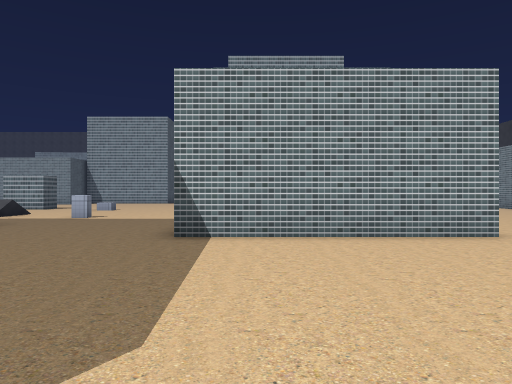
View 1 (above)

24 first-person views from a walk through a 3-D level made in the Unity game engine. The camera is 1.5 m above the floor, looks level and sees 70° across. The floor is counted in squares, 1.87 m on a side. Each view is taken from the middle of a square. On the plan, view 1 faces up. The plan holds only what a view shows up to about 12 squares ahead; the rest is blank. The place goes on beyond the plan. The player character is not drawn. Some surface patterns are stand-ins.

View 2
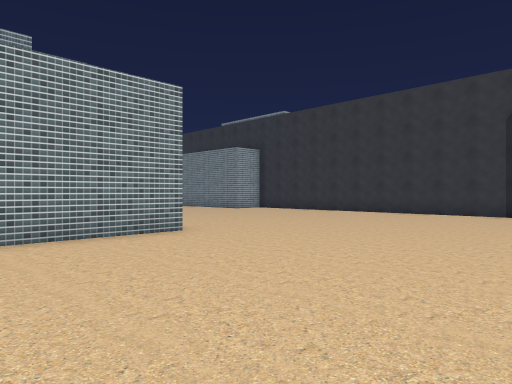

View 3
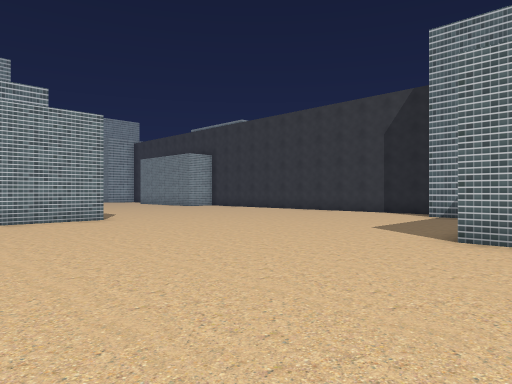

View 4
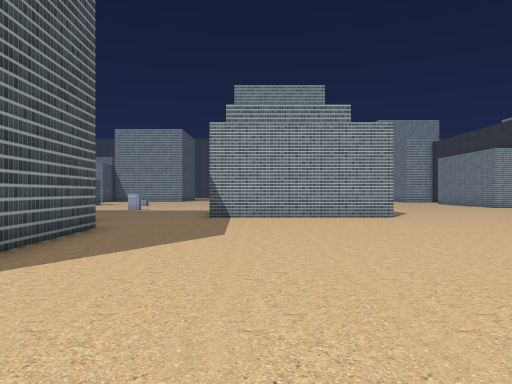

View 5
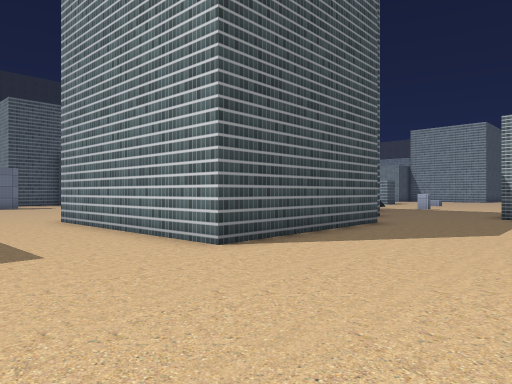

View 6
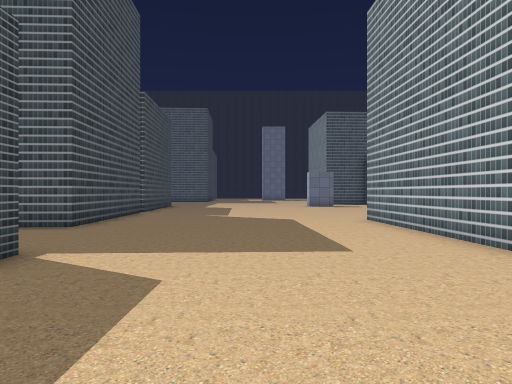

View 7
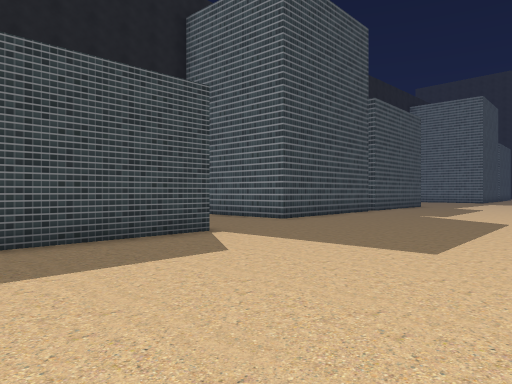

View 8
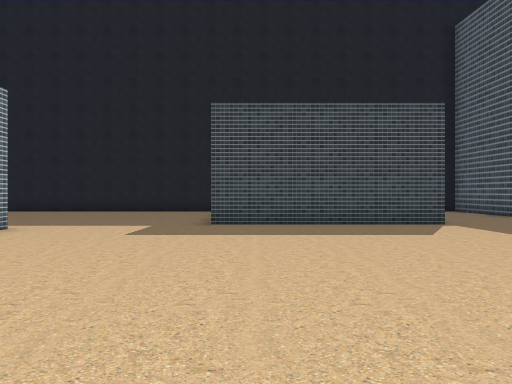

View 9
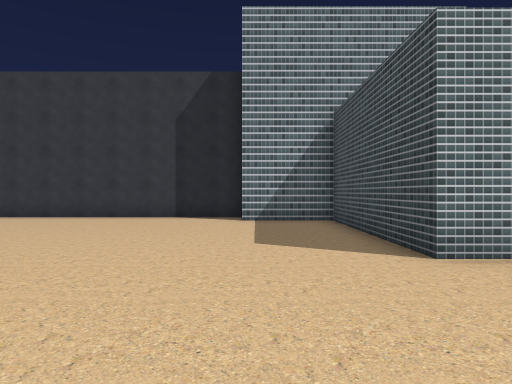

View 10
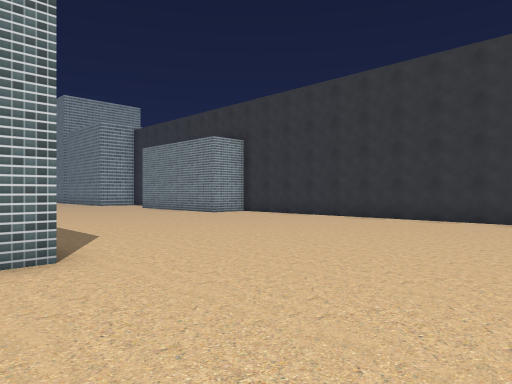

View 11
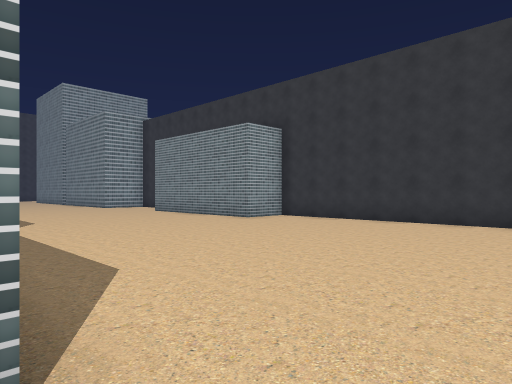

View 12
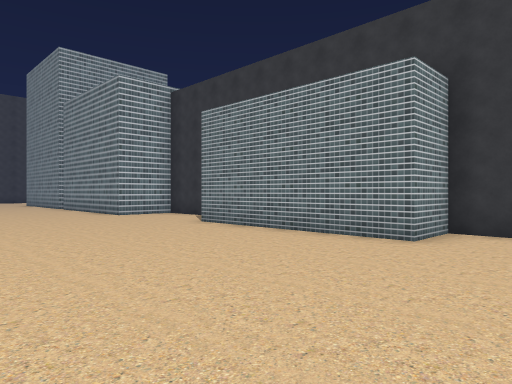

View 13
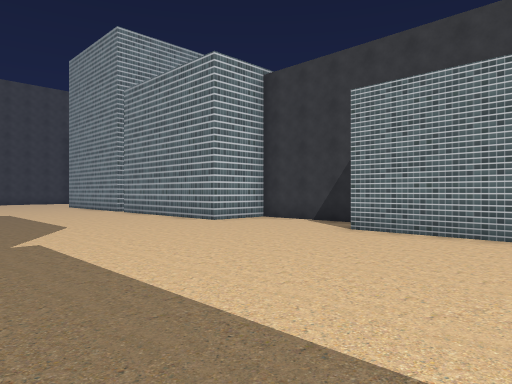

View 14
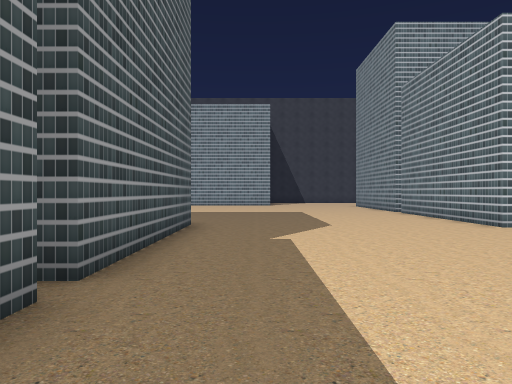

View 15
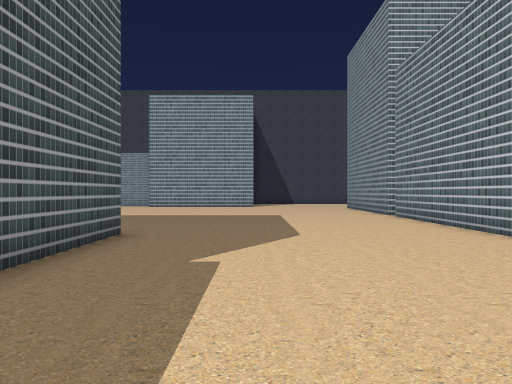

View 16
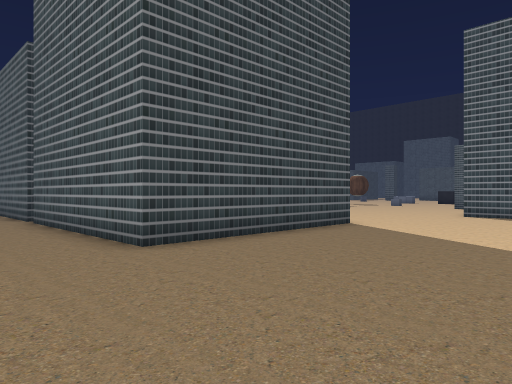

View 17
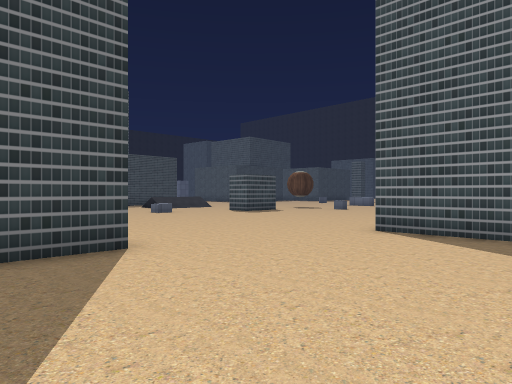

View 18
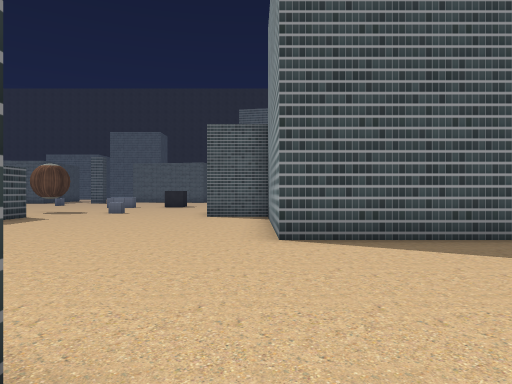

View 19
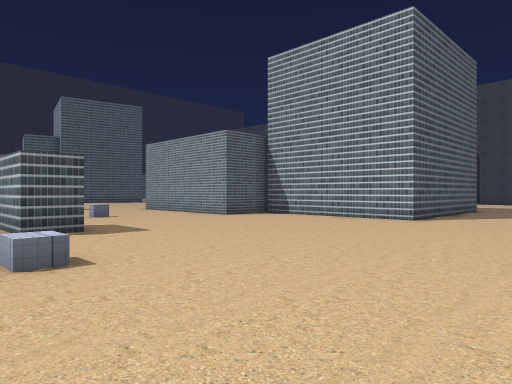

View 20
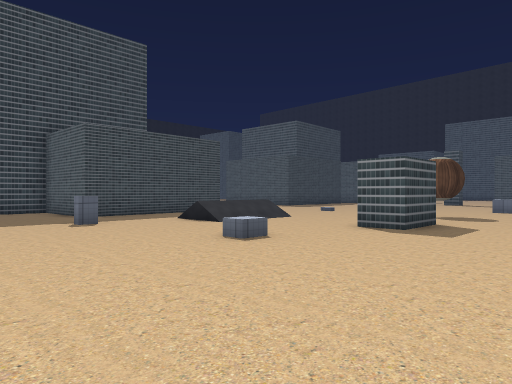

View 21
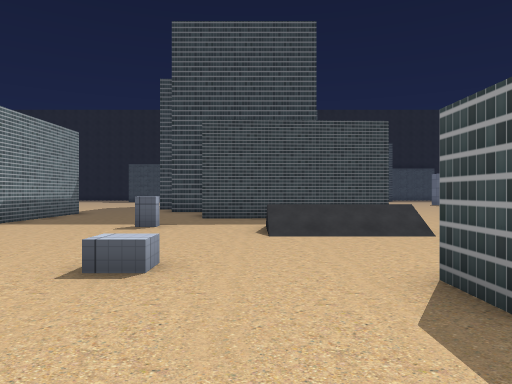

View 22
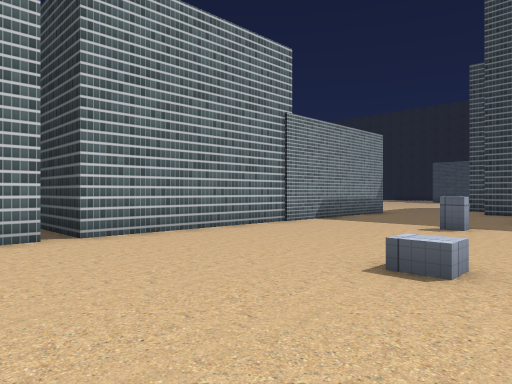

View 23
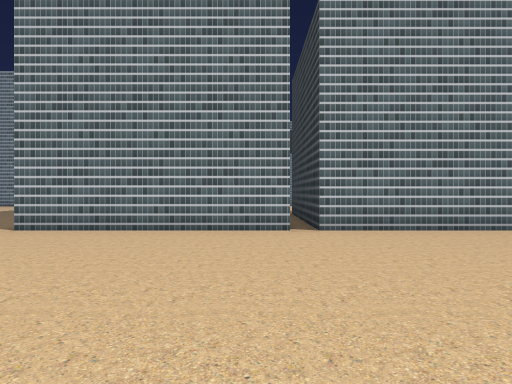

View 24
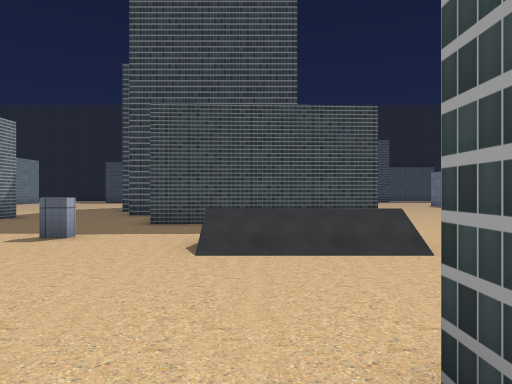

### Floor plan
Points are (right, up) in squares from view 1. A wall is a line through its corners. A room is listed if a view was taken in it or the views show most of it. See-through windows are left out.
Room 1 (views 1, 2, 3, 4, 5, 6, 7, 8, 9, 10, 11, 12, 13, 14, 15, 16, 17, 18, 19, 20, 21, 22, 23, 24)
walls: (4.4, 6.5) (-1.4, 6.5) (-1.4, 17.7) (4.4, 17.7) (4.4, 14.6); (-3.6, 3.1) (-3.3, -2.5) (-9.7, -2.8); (6.4, -3.1) (6.4, -2.2) (12.3, -2.2) (12.3, 0.5); (-1.4, 18.2) (-1.4, 24) (4.4, 24) (4.4, 18.3) (4, 18.3); (-12.1, 8.7) (-6.4, 8.9) (-6.4, 8.4); (13.6, 0.4) (13.6, 13.4) (12, 13.4) (12, 19.1); (-3.8, -9) (2.1, -9); (-11.6, 17.7) (-9.7, 17.7) (-9.7, 16.7) (-11.5, 16.7); (13.6, 20) (13.6, 23.3) (11.6, 23.3) (11.6, 29); (-11, -10.4) (-7.4, -10.2) (-7.3, -12); (-11.9, 25.4) (-11.9, 23.4); (-6.1, 29.4) (-6.1, 25.4) (-11.6, 25.4)
low walls: (-6.1, 15.9) (-6.9, 15.9) (-6.9, 16.4) (-6.1, 16.4) (-6.1, 15.9)

Where each view was taken, in squares from view 1:
view 1: 0 up, 0 right, facing up
view 2: 0 up, 0 right, facing up-right
view 3: 4 down, 0 right, facing up-right
view 4: 5 down, 0 right, facing up
view 5: 6 down, 1 right, facing up-left
view 6: 6 down, 1 right, facing left
view 7: 3 down, 1 right, facing down-left
view 8: 0 up, 1 right, facing down
view 9: 0 up, 2 right, facing right
view 10: 2 up, 3 right, facing up-right
view 11: 5 up, 4 right, facing up-right
view 12: 11 up, 6 right, facing up-right
view 13: 15 up, 5 right, facing up-right
view 14: 15 up, 6 right, facing up
view 15: 17 up, 7 right, facing up
view 16: 29 up, 7 right, facing down-left
view 17: 29 up, 1 right, facing down-left
view 18: 25 up, 0 right, facing left
view 19: 15 up, 2 left, facing up-left
view 20: 21 up, 2 left, facing down-left
view 21: 20 up, 8 left, facing down
view 22: 20 up, 8 left, facing down-right
view 23: 19 up, 9 left, facing right
view 24: 18 up, 9 left, facing down
